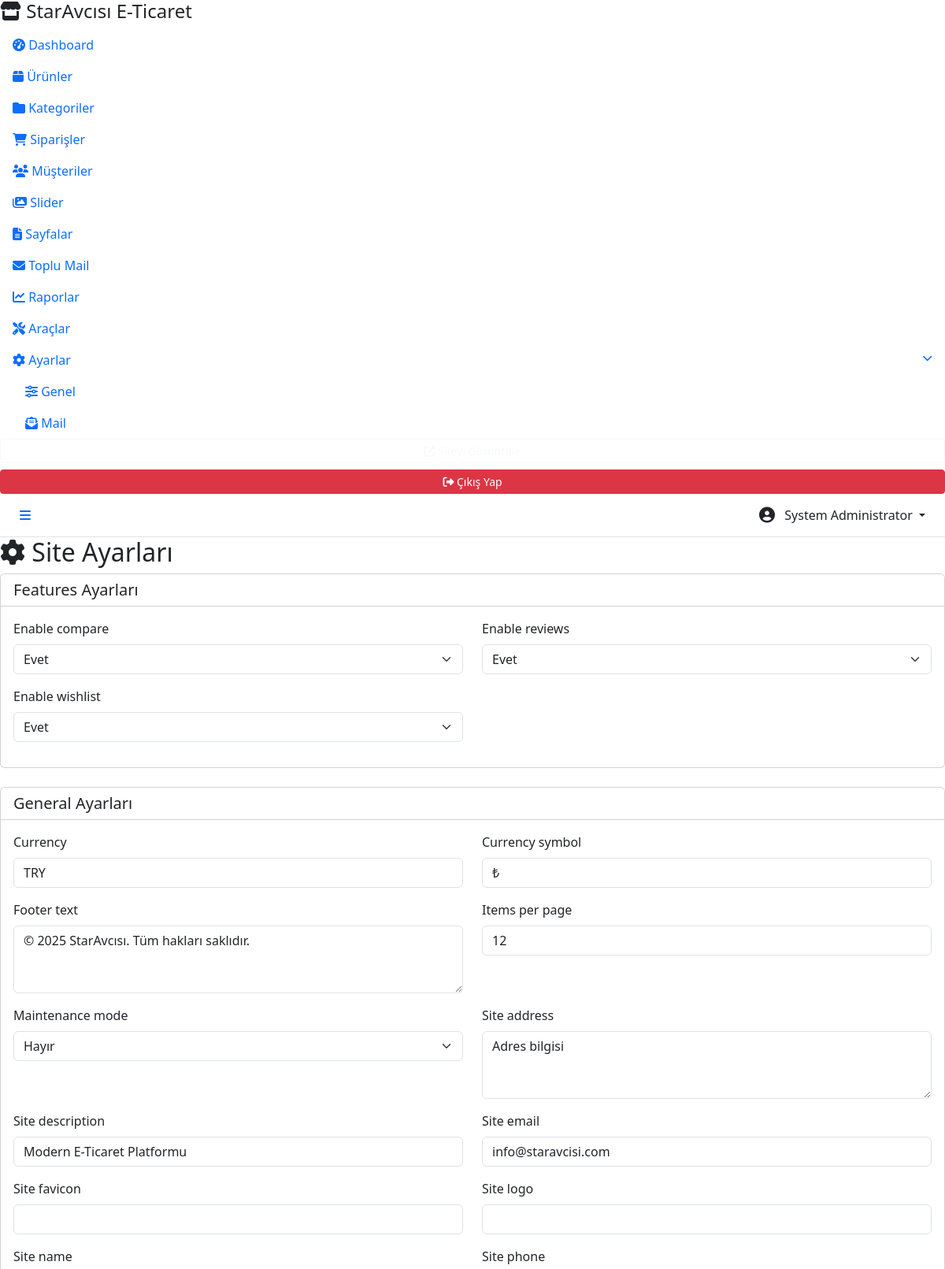
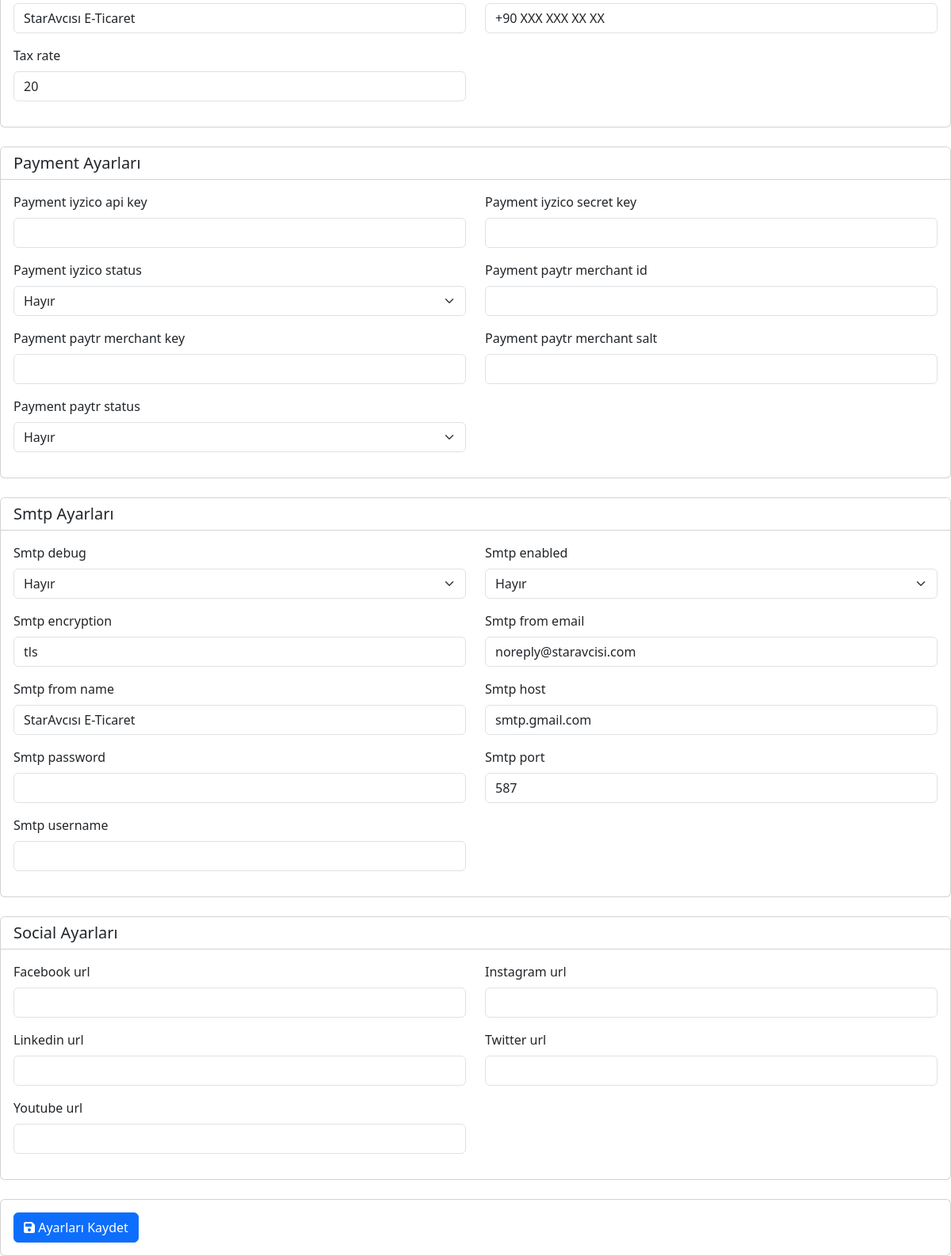
The page /admin/settings/index.php (signed in) on the database its author committed (2 pictures, top to bottom).
### tables this page shows
CREATE TABLE IF NOT EXISTS `site_settings` (
  `id` int(11) NOT NULL AUTO_INCREMENT,
  `setting_key` varchar(100) NOT NULL,
  `setting_value` text,
  `setting_type` varchar(50) DEFAULT 'text',
  `setting_group` varchar(50) DEFAULT 'general',
  `updated_at` timestamp NOT NULL DEFAULT CURRENT_TIMESTAMP ON UPDATE CURRENT_TIMESTAMP,
  PRIMARY KEY (`id`),
  UNIQUE KEY `setting_key` (`setting_key`)
);

### includes/database.php (called while the page is built, shortened)
<?php
class Database {
    private static $instance = null;
    private $connection;
    private function __construct() {
        try {
            $dsn = "mysql:host=" . DB_HOST . ";dbname=" . DB_NAME . ";charset=" . DB_CHARSET;
            $options = [
                PDO::ATTR_ERRMODE            => PDO::ERRMODE_EXCEPTION,
                PDO::ATTR_DEFAULT_FETCH_MODE => PDO::FETCH_ASSOC,
                PDO::ATTR_EMULATE_PREPARES   => false,
                PDO::MYSQL_ATTR_INIT_COMMAND => "SET NAMES " . DB_CHARSET
            ];
            $this->connection = new PDO($dsn, DB_USER, DB_PASS, $options);
        } catch (PDOException $e) {
            error_log("Database Connection Error: " . $e->getMessage());
            die("Veritabanı bağlantı hatası. Lütfen daha sonra tekrar deneyin.");
        }
    }
    public static function getInstance() {
        if (self::$instance === null) {
            self::$instance = new self();
        }
        return self::$instance;
    }
    public function getConnection() {
        return $this->connection;
    }
}
function getDB() {
    return Database::getInstance()->getConnection();
}
function dbQuery($sql, $params = []) {
    try {
        $db = getDB();
        $stmt = $db->prepare($sql);
        $stmt->execute($params);
        return $stmt->fetchAll();
    } catch (PDOException $e) {
        error_log("Query Error: " . $e->getMessage() . " | SQL: " . $sql);
        return false;
    }
}

### admin/settings/index.php (the view, shortened to what this page needs)
<?php
$settings = [];
$results = dbQuery("SELECT * FROM site_settings ORDER BY setting_group ASC, setting_key ASC");
foreach ($results as $row) {
    $settings[$row['setting_group']][] = $row;
}
require_once '../includes/header.php';
?>
<h2><i class="fas fa-cog"></i> Site Ayarları</h2>
<form method="POST">
    <div class="row g-4">
        <div class="col-md-12">
            <?php foreach ($settings as $group => $groupSettings): ?>
                <div class="card mb-4">
                    <div class="card-header bg-white">
                        <h5 class="mb-0"><?php echo ucfirst($group); ?> Ayarları</h5>
                    </div>
                    <div class="card-body">
                        <div class="row">
                            <?php foreach ($groupSettings as $setting): ?>
                                <div class="col-md-6 mb-3">
                                    <label class="form-label"><?php echo htmlspecialchars(str_replace('_', ' ', ucfirst($setting['setting_key']))); ?></label>
                                    <?php if ($setting['setting_type'] == 'textarea'): ?>
                                        <textarea name="<?php echo $setting['setting_key']; ?>" class="form-control" rows="3"><?php echo htmlspecialchars($setting['setting_value']); ?></textarea>
                                    <?php elseif ($setting['setting_type'] == 'boolean'): ?>
                                        <select name="<?php echo $setting['setting_key']; ?>" class="form-select">
                                            <option value="0" <?php echo $setting['setting_value']=='0'?'selected':''; ?>>Hayır</option>
                                            <option value="1" <?php echo $setting['setting_value']=='1'?'selected':''; ?>>Evet</option>
                                        </select>
                                    <?php elseif ($setting['setting_type'] == 'number'): ?>
                                        <input type="number" name="<?php echo $setting['setting_key']; ?>" class="form-control" value="<?php echo htmlspecialchars($setting['setting_value']); ?>">
                                    <?php elseif ($setting['setting_type'] == 'email'): ?>
                                        <input type="email" name="<?php echo $setting['setting_key']; ?>" class="form-control" value="<?php echo htmlspecialchars($setting['setting_value']); ?>">
                                    <?php elseif ($setting['setting_type'] == 'url'): ?>
                                        <input type="url" name="<?php echo $setting['setting_key']; ?>" class="form-control" value="<?php echo htmlspecialchars($setting['setting_value']); ?>">
                                    <?php else: ?>
                                        <input type="text" name="<?php echo $setting['setting_key']; ?>" class="form-control" value="<?php echo htmlspecialchars($setting['setting_value']); ?>">
                                    <?php endif; ?>
                                </div>
                            <?php endforeach; ?>
                        </div>
                    </div>
                </div>
            <?php endforeach; ?>
        </div>
    </div>
    <div class="card">
        <div class="card-body">
            <button type="submit" class="btn btn-primary"><i class="fas fa-save"></i> Ayarları Kaydet</button>
        </div>
    </div>
</form>
<?php require_once '../includes/footer.php'; ?>

### rows shown on the page
site_settings: setting_key "Enable compare", setting_value+setting_key "Evet"
site_settings: setting_key "Enable reviews", setting_value+setting_key "Evet"
site_settings: setting_key "Enable wishlist", setting_value+setting_key "Evet"
site_settings: setting_key "Currency", currency "TRY"
site_settings: setting_key "Currency symbol", setting_value "₺"
site_settings: setting_key "Footer text", footer_text "© 2025 StarAvcısı. Tüm hakları saklıdır."
site_settings: setting_key "Items per page", items_per_page "12"
site_settings: setting_key "Maintenance mode", setting_value+setting_key "Hayır"
site_settings: setting_key "Site address", site_address "Adres bilgisi"
site_settings: setting_key "Site description", site_description "Modern E-Ticaret Platformu"
site_settings: setting_key "Site email", site_email "info@staravcisi.com"
site_settings: setting_key "Site favicon"
site_settings: setting_key "Site logo"
site_settings: setting_key "Site name", site_name "StarAvcısı E-Ticaret"
site_settings: setting_key "Site phone", site_phone "+90 XXX XXX XX XX"
site_settings: setting_key "Tax rate", setting_value "20"
site_settings: setting_key "Payment iyzico api key"
site_settings: setting_key "Payment iyzico secret key"
site_settings: setting_key "Payment iyzico status", setting_value+setting_key "Hayır"
site_settings: setting_key "Payment paytr merchant id"
site_settings: setting_key "Payment paytr merchant key"
site_settings: setting_key "Payment paytr merchant salt"
site_settings: setting_key "Payment paytr status", setting_value+setting_key "Hayır"
site_settings: setting_key "Smtp debug", smtp_debug "Hayır"
site_settings: setting_key "Smtp enabled", smtp_enabled "Hayır"
site_settings: setting_key "Smtp encryption", smtp_encryption "tls"
site_settings: setting_key "Smtp from email", smtp_from_email "noreply@staravcisi.com"
site_settings: setting_key "Smtp from name", smtp_from_name "StarAvcısı E-Ticaret"
site_settings: setting_key "Smtp host", smtp_host "smtp.gmail.com"
site_settings: setting_key "Smtp password"
site_settings: setting_key "Smtp port", smtp_port "587"
site_settings: setting_key "Smtp username"
site_settings: setting_key "Facebook url"
site_settings: setting_key "Instagram url"
site_settings: setting_key "Linkedin url"
site_settings: setting_key "Twitter url"
site_settings: setting_key "Youtube url"

### other values the page prints
$admin['full_name'] "System Administrator"
$group "Features"
$group "General"
$group "Payment"
$group "Smtp"
$group "Social"
